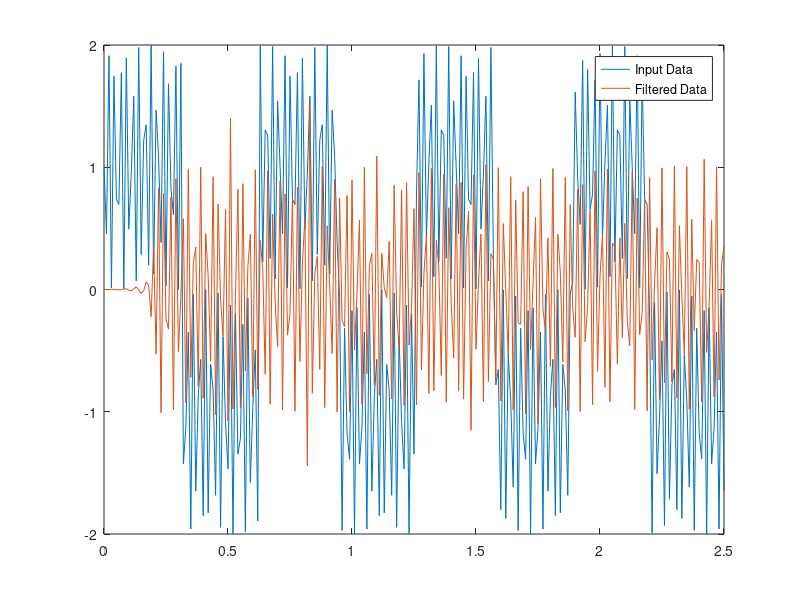

Here is the MATLAB script that generated this plot:
clc;
clf;
 
b = [ 0                                        
-0.000101867227369070666143612002851881471
-0.00013373845582426274725650061636628152 
 0.00090925151269280240964171246886849076 
 0.001116721798131117826535785297892289236
-0.002197630262985184740331945363323029596
-0.003791444484919864396643696125011047116
 0.003034975425250020612810697429040374118
 0.008716537698924371399544774874357244698
-0.001909458179464689365351093286449213338
-0.015916646357941269945834861232469847891
-0.003199355687852093507034245689624185616
 0.024769269042327277108306304853613255545
 0.015009349165162454847743944696958351415
-0.034076087525288963064884484310823609121
-0.038426183504838049009855183157924329862
 0.042310962783238342810321341858070809394
 0.089393146415571986262982306925550801679
-0.047981496078181279374419432315335143358
-0.312478243262280297454225319597753696144
 0.550039811946844703349768224143190309405
-0.312478243262280297454225319597753696144
-0.047981496078181279374419432315335143358
 0.089393146415571986262982306925550801679
 0.042310962783238342810321341858070809394
-0.038426183504838049009855183157924329862
-0.034076087525288963064884484310823609121
 0.015009349165162454847743944696958351415
 0.024769269042327277108306304853613255545
-0.003199355687852093507034245689624185616
-0.015916646357941269945834861232469847891
-0.001909458179464689365351093286449213338
 0.008716537698924371399544774874357244698
 0.003034975425250020612810697429040374118
-0.003791444484919864396643696125011047116
-0.002197630262985184740331945363323029596
 0.001116721798131117826535785297892289236
 0.00090925151269280240964171246886849076 
-0.00013373845582426274725650061636628152 
-0.000101867227369070666143612002851881471
 0                                        ]'
%t = linspace(-pi,pi,100);
t=0:0.01:2.5;
rng default  %initialize random number generator
x = square(10*t) + sin(1000*t) 


y = filter(b,1,x);
fig1 = figure(1);
plot(t,x)
hold on
plot(t,y)
legend('Input Data','Filtered Data')